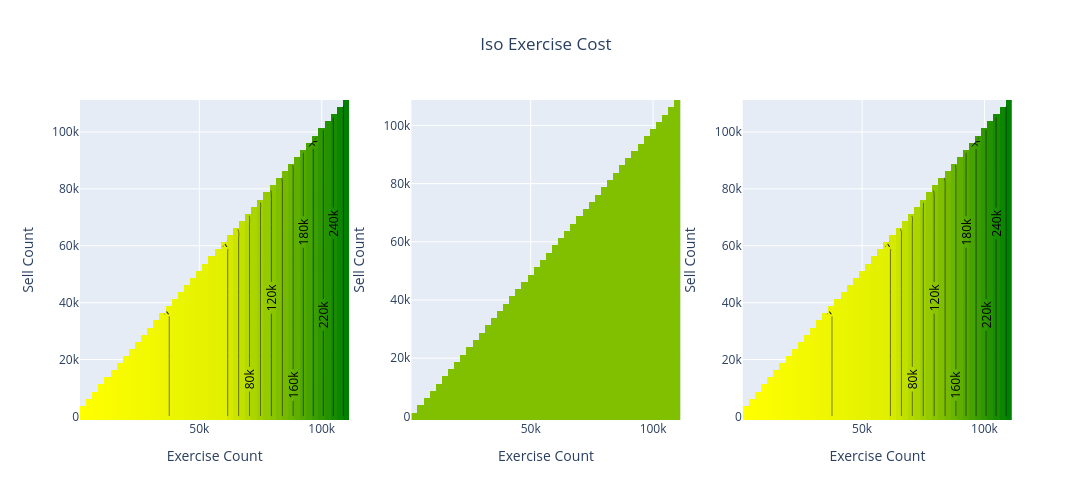
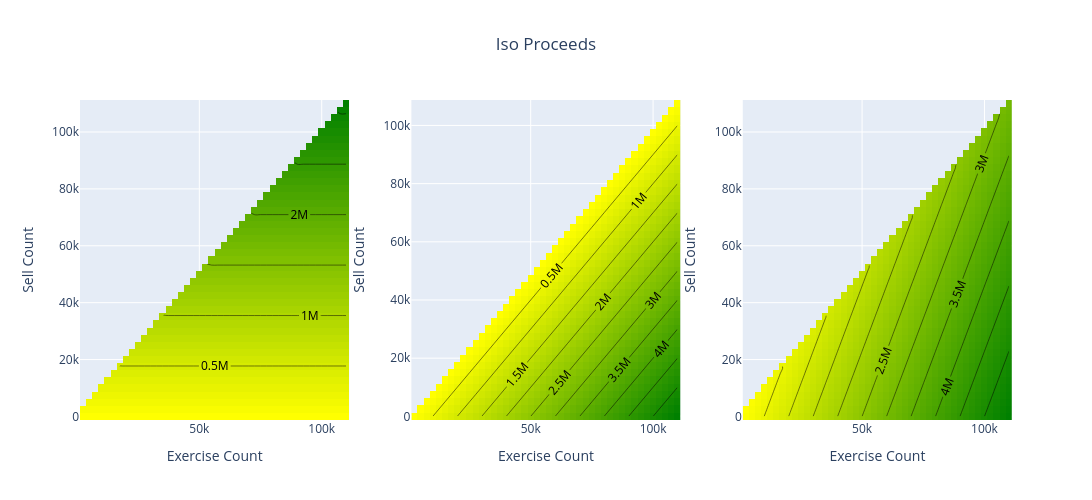
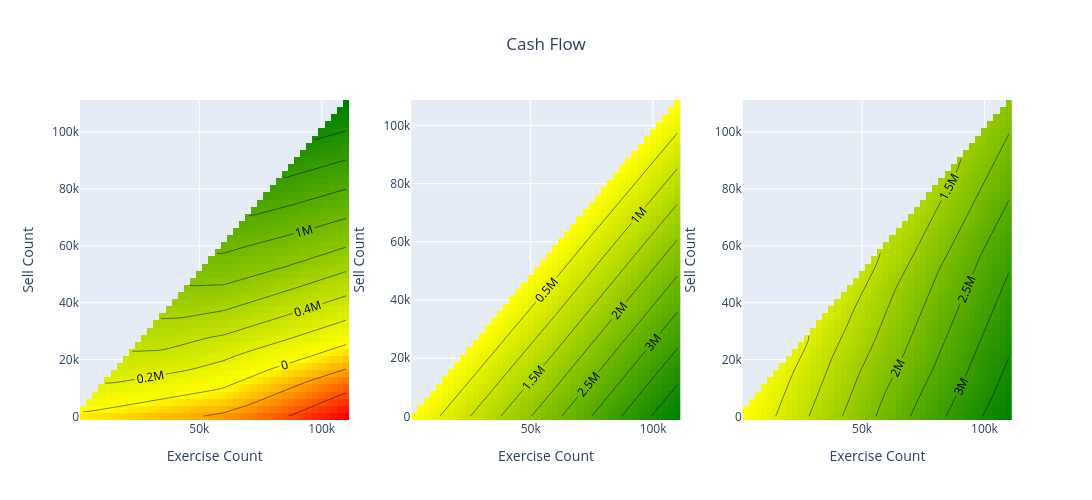
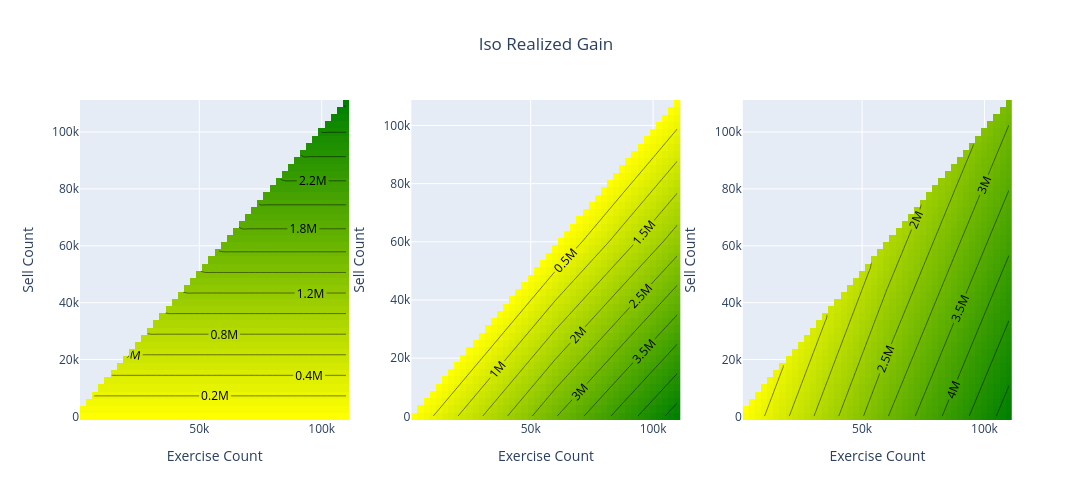

The code cell stored with these charts, in order, in its notebook:
### Code cell
%load_ext autoreload
%autoreload 2
import dataclasses

from datetime import date
from dateutil.relativedelta import relativedelta
from decimal import Decimal
from moneypy.securities import import_isos_from_yaml
from moneypy.apps.equity_tool import (
    run_scenarios,
    visualize_scenario,
    ExerciseStrategy,
    ISOScenario,
)
from moneypy.tax import Income, RegularTaxSystem, AlternativeMinimumTaxSystem
from plotly.subplots import make_subplots

rts = RegularTaxSystem()
amt = AlternativeMinimumTaxSystem()

base_scenario = ISOScenario(
    num_to_exercise=0,
    num_to_sell=0,
    fair_market_value=Decimal(10.94),
    price_at_exercise=Decimal(28.19),
    price_at_sale=Decimal(50.00),
    exercise_strategy=ExerciseStrategy.INCREASING_STRIKE,
    exercise_date=date.today(),
    sale_date=date.today() + relativedelta(years=1),
    tax_system=rts,
)

delta = 2500

equity_path = "/home/jon/workspaces/finance/moneypy/equity.yaml"
with open(equity_path) as equity_file:
    isos = import_isos_from_yaml(equity_file)

isos = [dataclasses.replace(iso, exercise_date=None, sale_date=None) for iso in isos]

share_count = sum([iso.num_shares for iso in isos])

scenarios = [
    dataclasses.replace(
        base_scenario, num_to_sell=num_to_sell, num_to_exercise=num_to_exercise
    )
    for num_to_exercise in range(0, share_count + delta, delta)
    for num_to_sell in range(0, num_to_exercise + delta, delta)
]

scenarios += [dataclasses.replace(scenario, tax_system=amt) for scenario in scenarios]
income = Income(Decimal(240_000))
df = run_scenarios(
    isos=isos,
    income=income,
    scenarios=scenarios,
)

keys = list(dataclasses.asdict(base_scenario).keys()) + ["year"]
keys.remove("tax_system")

max_tax_df = df.loc[df.groupby(keys)["tax"].idxmax()].reset_index(drop=True)
parameters = ["tax", "cash_flow"]

summary_cols = ["iso_exercise_cost", "iso_proceeds", "cash_flow", "iso_realized_gain", "tax"]
keys.remove("year")
summary_df = (
    max_tax_df.groupby(keys).agg({**{col: "sum" for col in summary_cols}}).reset_index()
)

x_col = "num_to_exercise"
y_col = "num_to_sell"

for parameter in summary_cols:
    fig = make_subplots(cols=1 + len(max_tax_df["year"].unique()))
    row = 1
    col = 1
    for group, group_df in max_tax_df.groupby("year"):
        for trace in visualize_scenario(
            group_df[x_col], group_df[y_col], group_df[parameter]
        ):
            fig.add_trace(trace, row=row, col=col)
        fig.update_xaxes(title_text="Exercise Count", row=1, col=col)
        fig.update_yaxes(title_text="Sell Count", row=1, col=col)
        col += 1

    for trace in visualize_scenario(
        summary_df[x_col], summary_df[y_col], summary_df[parameter]
    ):
        fig.add_trace(trace, row=1, col=col)
    fig.update_xaxes(title_text="Exercise Count", row=1, col=col)
    fig.update_yaxes(title_text="Sell Count", row=1, col=col)
    fig.update_layout(title={"text": parameter.replace("_", " ").title(), "x": 0.5}, height=500, width=1500)
    
    fig.show()

### Figure 1 — Plotly figure (JSON) as saved in the notebook; plotly's stock layout.template omitted (floating-point values rounded to 4 significant figures; data arrays with more than 128 entries replaced by an {"elided": "..."} marker saying what was removed)
{"data": [{"colorscale": [[0, "yellow"], [1, "green"]], "showscale": false, "type": "heatmap", "x": {"elided": "1034 int values"}, "xaxis": "x", "y": {"elided": "1034 int values"}, "yaxis": "y", "z": {"elided": "1034 float values"}, "zmax": 265700.0, "zmin": 1300}, {"connectgaps": false, "contours": {"coloring": "none", "showlabels": true}, "showlegend": false, "showscale": false, "type": "contour", "x": {"elided": "1034 int values"}, "xaxis": "x", "y": {"elided": "1034 int values"}, "yaxis": "y", "z": {"elided": "1034 float values"}}, {"colorscale": [[0, "yellow"], [1, "green"]], "showscale": false, "type": "heatmap", "x": {"elided": "990 int values"}, "xaxis": "x2", "y": {"elided": "990 int values"}, "yaxis": "y2", "z": {"elided": "990 int values"}, "zmax": 0, "zmin": 0}, {"connectgaps": false, "contours": {"coloring": "none", "showlabels": true}, "showlegend": false, "showscale": false, "type": "contour", "x": {"elided": "990 int values"}, "xaxis": "x2", "y": {"elided": "990 int values"}, "yaxis": "y2", "z": {"elided": "990 int values"}}, {"colorscale": [[0, "yellow"], [1, "green"]], "showscale": false, "type": "heatmap", "x": {"elided": "1034 int values"}, "xaxis": "x3", "y": {"elided": "1034 int values"}, "yaxis": "y3", "z": {"elided": "1034 float values"}, "zmax": 265700.0, "zmin": 1300}, {"connectgaps": false, "contours": {"coloring": "none", "showlabels": true}, "showlegend": false, "showscale": false, "type": "contour", "x": {"elided": "1034 int values"}, "xaxis": "x3", "y": {"elided": "1034 int values"}, "yaxis": "y3", "z": {"elided": "1034 float values"}}], "layout": {"height": 500, "title": {"text": "Iso Exercise Cost", "x": 0.5}, "width": 1500, "xaxis": {"anchor": "y", "domain": [0, 0.2889], "title": {"text": "Exercise Count"}}, "xaxis2": {"anchor": "y2", "domain": [0.3556, 0.6444], "title": {"text": "Exercise Count"}}, "xaxis3": {"anchor": "y3", "domain": [0.7111, 1], "title": {"text": "Exercise Count"}}, "yaxis": {"anchor": "x", "domain": [0, 1], "title": {"text": "Sell Count"}}, "yaxis2": {"anchor": "x2", "domain": [0, 1], "title": {"text": "Sell Count"}}, "yaxis3": {"anchor": "x3", "domain": [0, 1], "title": {"text": "Sell Count"}}}}

### Figure 2 — Plotly figure (JSON) as saved in the notebook; plotly's stock layout.template omitted (floating-point values rounded to 4 significant figures; data arrays with more than 128 entries replaced by an {"elided": "..."} marker saying what was removed)
{"data": [{"colorscale": [[0, "red"], [0, "yellow"], [1, "green"]], "showscale": false, "type": "heatmap", "x": {"elided": "1034 int values"}, "xaxis": "x", "y": {"elided": "1034 int values"}, "yaxis": "y", "z": {"elided": "1034 int values"}, "zmax": 3100900, "zmin": 0}, {"connectgaps": false, "contours": {"coloring": "none", "showlabels": true}, "showlegend": false, "showscale": false, "type": "contour", "x": {"elided": "1034 int values"}, "xaxis": "x", "y": {"elided": "1034 int values"}, "yaxis": "y", "z": {"elided": "1034 int values"}}, {"colorscale": [[0, "yellow"], [1, "green"]], "showscale": false, "type": "heatmap", "x": {"elided": "990 int values"}, "xaxis": "x2", "y": {"elided": "990 int values"}, "yaxis": "y2", "z": {"elided": "990 int values"}, "zmax": 5500000, "zmin": 125000}, {"connectgaps": false, "contours": {"coloring": "none", "showlabels": true}, "showlegend": false, "showscale": false, "type": "contour", "x": {"elided": "990 int values"}, "xaxis": "x2", "y": {"elided": "990 int values"}, "yaxis": "y2", "z": {"elided": "990 int values"}}, {"colorscale": [[0, "yellow"], [1, "green"]], "showscale": false, "type": "heatmap", "x": {"elided": "1034 int values"}, "xaxis": "x3", "y": {"elided": "1034 int values"}, "yaxis": "y3", "z": {"elided": "1034 int values"}, "zmax": 5500000, "zmin": 70475}, {"connectgaps": false, "contours": {"coloring": "none", "showlabels": true}, "showlegend": false, "showscale": false, "type": "contour", "x": {"elided": "1034 int values"}, "xaxis": "x3", "y": {"elided": "1034 int values"}, "yaxis": "y3", "z": {"elided": "1034 int values"}}], "layout": {"height": 500, "title": {"text": "Iso Proceeds", "x": 0.5}, "width": 1500, "xaxis": {"anchor": "y", "domain": [0, 0.2889], "title": {"text": "Exercise Count"}}, "xaxis2": {"anchor": "y2", "domain": [0.3556, 0.6444], "title": {"text": "Exercise Count"}}, "xaxis3": {"anchor": "y3", "domain": [0.7111, 1], "title": {"text": "Exercise Count"}}, "yaxis": {"anchor": "x", "domain": [0, 1], "title": {"text": "Sell Count"}}, "yaxis2": {"anchor": "x2", "domain": [0, 1], "title": {"text": "Sell Count"}}, "yaxis3": {"anchor": "x3", "domain": [0, 1], "title": {"text": "Sell Count"}}}}

### Figure 3 — Plotly figure (JSON) as saved in the notebook; plotly's stock layout.template omitted (floating-point values rounded to 4 significant figures; data arrays with more than 128 entries replaced by an {"elided": "..."} marker saying what was removed)
{"data": [{"colorscale": [[0, "red"], [0.2438, "yellow"], [1, "green"]], "showscale": false, "type": "heatmap", "x": {"elided": "1034 int values"}, "xaxis": "x", "y": {"elided": "1034 int values"}, "yaxis": "y", "z": {"elided": "1034 float values"}, "zmax": 1787000.0, "zmin": -576200.0}, {"connectgaps": false, "contours": {"coloring": "none", "showlabels": true}, "showlegend": false, "showscale": false, "type": "contour", "x": {"elided": "1034 int values"}, "xaxis": "x", "y": {"elided": "1034 int values"}, "yaxis": "y", "z": {"elided": "1034 float values"}}, {"colorscale": [[0, "yellow"], [1, "green"]], "showscale": false, "type": "heatmap", "x": {"elided": "990 int values"}, "xaxis": "x2", "y": {"elided": "990 int values"}, "yaxis": "y2", "z": {"elided": "990 float values"}, "zmax": 4438000.0, "zmin": 71305}, {"connectgaps": false, "contours": {"coloring": "none", "showlabels": true}, "showlegend": false, "showscale": false, "type": "contour", "x": {"elided": "990 int values"}, "xaxis": "x2", "y": {"elided": "990 int values"}, "yaxis": "y2", "z": {"elided": "990 float values"}}, {"colorscale": [[0, "yellow"], [1, "green"]], "showscale": false, "type": "heatmap", "x": {"elided": "1034 int values"}, "xaxis": "x3", "y": {"elided": "1034 int values"}, "yaxis": "y3", "z": {"elided": "1034 float values"}, "zmax": 3862000.0, "zmin": 17505}, {"connectgaps": false, "contours": {"coloring": "none", "showlabels": true}, "showlegend": false, "showscale": false, "type": "contour", "x": {"elided": "1034 int values"}, "xaxis": "x3", "y": {"elided": "1034 int values"}, "yaxis": "y3", "z": {"elided": "1034 float values"}}], "layout": {"height": 500, "title": {"text": "Cash Flow", "x": 0.5}, "width": 1500, "xaxis": {"anchor": "y", "domain": [0, 0.2889], "title": {"text": "Exercise Count"}}, "xaxis2": {"anchor": "y2", "domain": [0.3556, 0.6444], "title": {"text": "Exercise Count"}}, "xaxis3": {"anchor": "y3", "domain": [0.7111, 1], "title": {"text": "Exercise Count"}}, "yaxis": {"anchor": "x", "domain": [0, 1], "title": {"text": "Sell Count"}}, "yaxis2": {"anchor": "x2", "domain": [0, 1], "title": {"text": "Sell Count"}}, "yaxis3": {"anchor": "x3", "domain": [0, 1], "title": {"text": "Sell Count"}}}}

### Figure 4 — Plotly figure (JSON) as saved in the notebook; plotly's stock layout.template omitted (floating-point values rounded to 4 significant figures; data arrays with more than 128 entries replaced by an {"elided": "..."} marker saying what was removed)
{"data": [{"colorscale": [[0, "red"], [0, "yellow"], [1, "green"]], "showscale": false, "type": "heatmap", "x": {"elided": "1034 int values"}, "xaxis": "x", "y": {"elided": "1034 int values"}, "yaxis": "y", "z": {"elided": "1034 float values"}, "zmax": 2835000.0, "zmin": 0}, {"connectgaps": false, "contours": {"coloring": "none", "showlabels": true}, "showlegend": false, "showscale": false, "type": "contour", "x": {"elided": "1034 int values"}, "xaxis": "x", "y": {"elided": "1034 int values"}, "yaxis": "y", "z": {"elided": "1034 float values"}}, {"colorscale": [[0, "yellow"], [1, "green"]], "showscale": false, "type": "heatmap", "x": {"elided": "990 int values"}, "xaxis": "x2", "y": {"elided": "990 int values"}, "yaxis": "y2", "z": {"elided": "990 float values"}, "zmax": 5234000.0, "zmin": 112775}, {"connectgaps": false, "contours": {"coloring": "none", "showlabels": true}, "showlegend": false, "showscale": false, "type": "contour", "x": {"elided": "990 int values"}, "xaxis": "x2", "y": {"elided": "990 int values"}, "yaxis": "y2", "z": {"elided": "990 float values"}}, {"colorscale": [[0, "yellow"], [1, "green"]], "showscale": false, "type": "heatmap", "x": {"elided": "1034 int values"}, "xaxis": "x3", "y": {"elided": "1034 int values"}, "yaxis": "y3", "z": {"elided": "1034 float values"}, "zmax": 5234000.0, "zmin": 69175}, {"connectgaps": false, "contours": {"coloring": "none", "showlabels": true}, "showlegend": false, "showscale": false, "type": "contour", "x": {"elided": "1034 int values"}, "xaxis": "x3", "y": {"elided": "1034 int values"}, "yaxis": "y3", "z": {"elided": "1034 float values"}}], "layout": {"height": 500, "title": {"text": "Iso Realized Gain", "x": 0.5}, "width": 1500, "xaxis": {"anchor": "y", "domain": [0, 0.2889], "title": {"text": "Exercise Count"}}, "xaxis2": {"anchor": "y2", "domain": [0.3556, 0.6444], "title": {"text": "Exercise Count"}}, "xaxis3": {"anchor": "y3", "domain": [0.7111, 1], "title": {"text": "Exercise Count"}}, "yaxis": {"anchor": "x", "domain": [0, 1], "title": {"text": "Sell Count"}}, "yaxis2": {"anchor": "x2", "domain": [0, 1], "title": {"text": "Sell Count"}}, "yaxis3": {"anchor": "x3", "domain": [0, 1], "title": {"text": "Sell Count"}}}}
